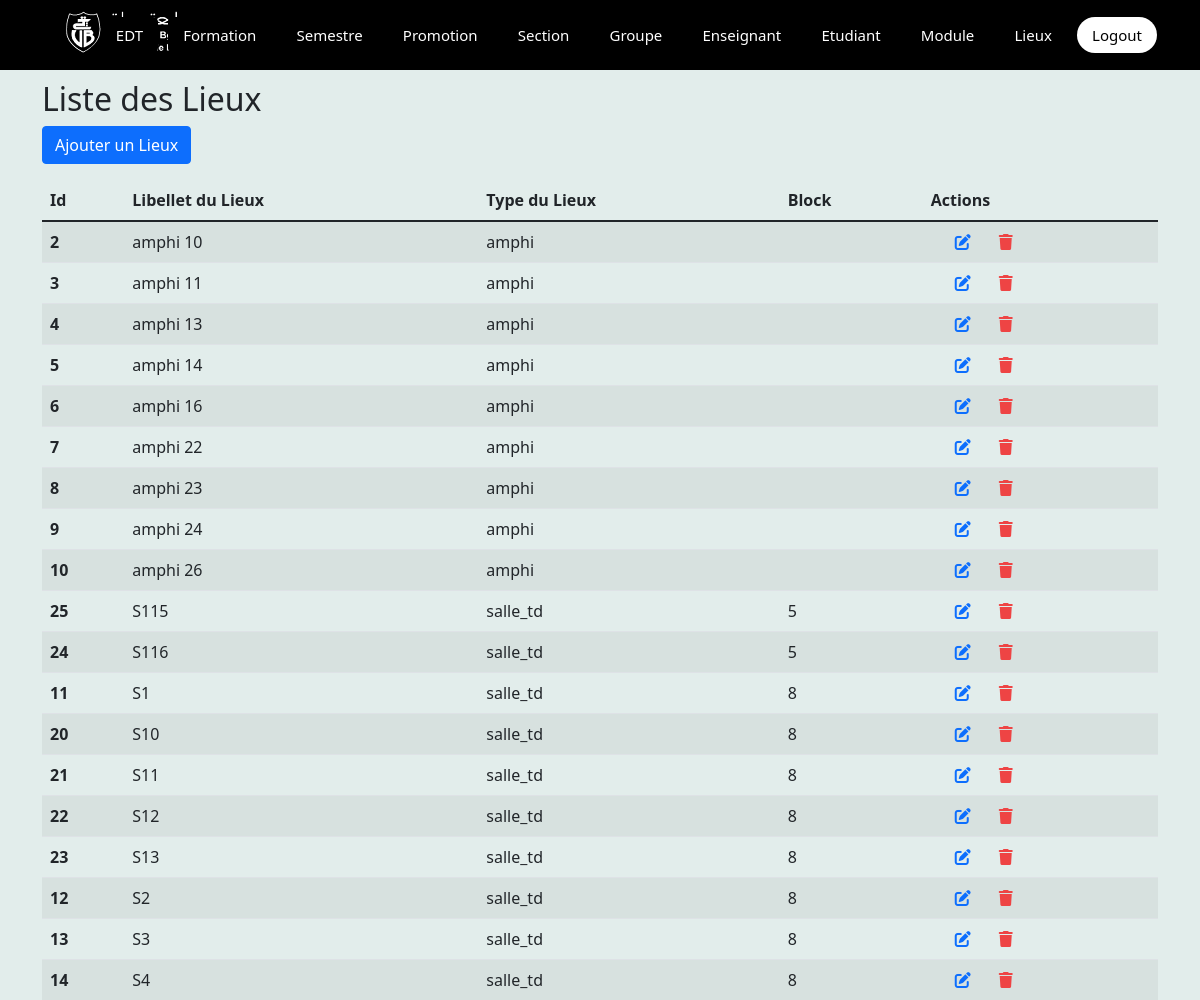
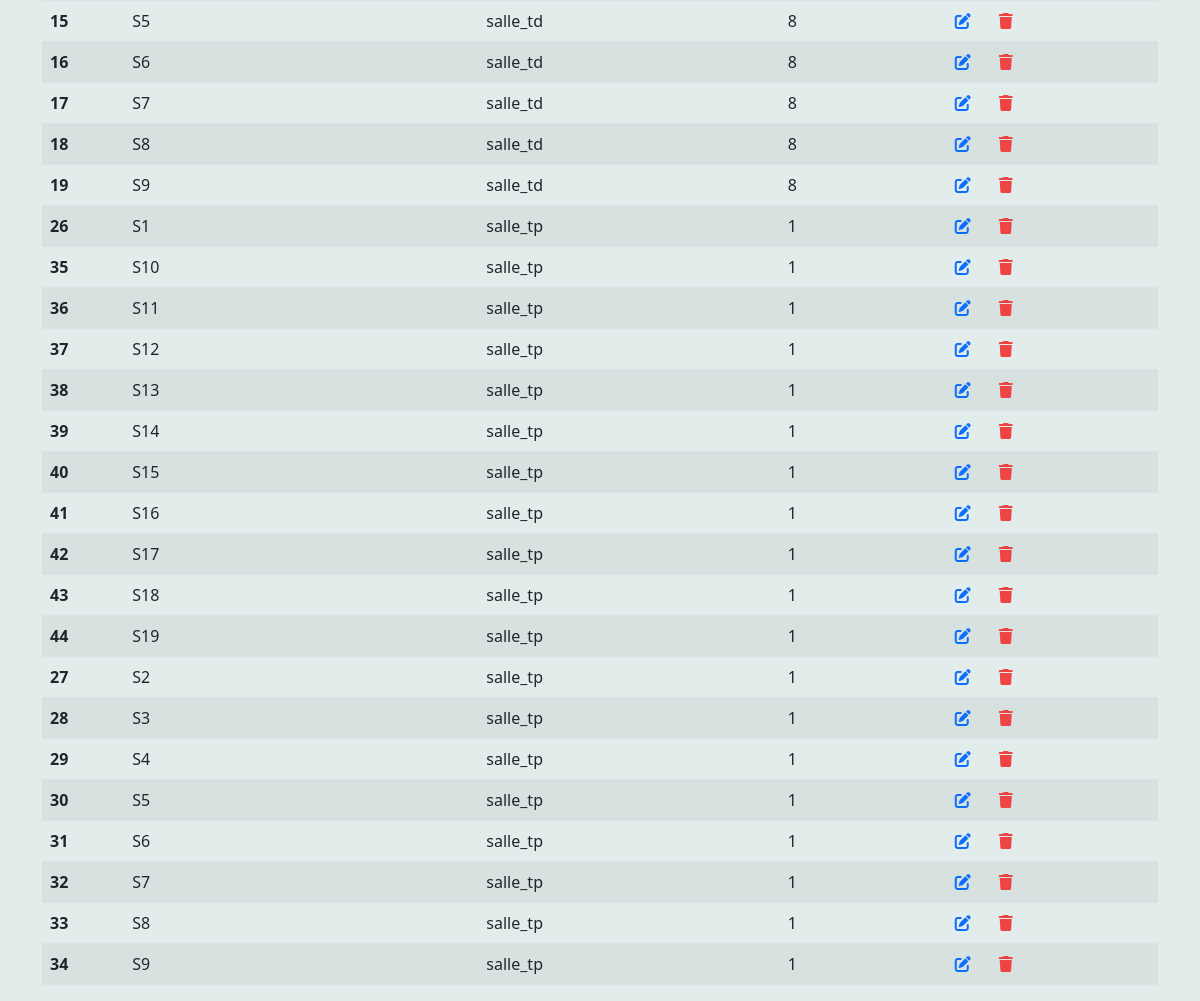
Screenshot of /siteAppFinal/phpAet/viewlieu.php (signed in) with the database file from the repository (2 pictures, top to bottom).
### tables this page shows
CREATE TABLE `lieux` (
  `id_lieux` int(11) NOT NULL,
  `lib_lieux` varchar(255) NOT NULL,
  `type` enum('amphi','salle_td','salle_tp') NOT NULL,
  `block` int(11) DEFAULT NULL
);

### siteAppFinal/phpAet/viewlieu.php (the view, shortened to what this page needs)
<!DOCTYPE html>
<html lang="en">
<head>
    <link rel="stylesheet" href="https://cdn.jsdelivr.net/npm/bootstrap@5.1.3/dist/css/bootstrap.min.css" />
    <link rel="stylesheet" href="https://cdnjs.cloudflare.com/ajax/libs/font-awesome/6.0.0-beta3/css/all.min.css" />
    <link rel="stylesheet" href="../CSSapp/viewlieux.css?jdii" />
</head>
<body>
    <div class="container">
    <h2>Liste des Lieux</h2>
        <div class="row pt-0">
            <a href="../../apprendre/lieux/addlieux.php">
                <buttun class="btn btn-primary" type="button">
                    Ajouter un Lieux</buttun>
            </a>
        </div>
        <table class=" table table-striped mt-3">
            <thead>
                <tr>
                    <th>Id</th>
                    <th>Libellet du Lieux</th>
                    <th>Type du Lieux</th>
                    <th>Block</th>
                    <th>Actions</th>
                </tr>
            </thead>
            <tbody>
                <?php
                require("connexion.php");
                $resultat=$bdEmploiTemps->query("SELECT * from lieux order by type,block,lib_lieux");
                while($tuple=$resultat->fetch()){ ?>
                <tr>
                    <th scope="row"><?php echo $tuple['id_lieux'] ;?></th>
                    <td><?php echo $tuple['lib_lieux']; ?></td>
                    <td><?php echo $tuple['type']; ?></td>
                    <td><?php echo $tuple['block']; ?></td>
                    <td>
                        <a href="update.php?id_lieux=<?php echo $tuple['id_lieux'];?>"class="m-4">
                            <i class="fa fa-edit fa-1x"></i></a>
                        <i class="fa fa-trash fa-1x red-icon" data-bs-toggle="modal"
                            data-bs-target="#exempleModal<?php echo $tuple['id_lieux'];?>"></i>
                    </td>
                </tr>
                <?php }?>
            </tbody>
        </table>
    </div>
</body>
</html>

### siteAppFinal/CSSapp/viewlieux.css (style rules this page uses)
* { margin: 0; padding: 0; box-sizing: border-box; font-family: 'Segoe UI', Tahoma, Geneva, Verdana, sans-serif; }
body { margin-top:80px; position: relative; background-color: rgb(226, 237, 235); }
i[class="fa fa-trash fa-1x red-icon"] { color: rgb(238, 68, 68); }
h2 { margin-top: 10px; }
.container { margin-top: 20px; }

### siteAppFinal/inclusion/nav_bar.php (style rules this page uses)
* { margin: 0; padding: 0; box-sizing: border-box; font-family: 'Segoe UI', Tahoma, Geneva, Verdana, sans-serif; }
body { margin-top:80px; position: relative; background-color: rgb(226, 237, 235); }

### rows the page displays
lieux: id_lieux "2", lib_lieux "amphi 10", type "amphi"
lieux: id_lieux "3", lib_lieux "amphi 11", type "amphi"
lieux: id_lieux "4", lib_lieux "amphi 13", type "amphi"
lieux: id_lieux "5", lib_lieux "amphi 14", type "amphi"
lieux: id_lieux "6", lib_lieux "amphi 16", type "amphi"
lieux: id_lieux "7", lib_lieux "amphi 22", type "amphi"
lieux: id_lieux "8", lib_lieux "amphi 23", type "amphi"
lieux: id_lieux "9", lib_lieux "amphi 24", type "amphi"
lieux: id_lieux "10", lib_lieux "amphi 26", type "amphi"
lieux: id_lieux "25", lib_lieux "S115", type "salle_td", block "5"
lieux: id_lieux "24", lib_lieux "S116", type "salle_td", block "5"
lieux: id_lieux "11", lib_lieux "S1", type "salle_td", block "8"
lieux: id_lieux "20", lib_lieux "S10", type "salle_td", block "8"
lieux: id_lieux "21", lib_lieux "S11", type "salle_td", block "8"
lieux: id_lieux "22", lib_lieux "S12", type "salle_td", block "8"
lieux: id_lieux "23", lib_lieux "S13", type "salle_td", block "8"
lieux: id_lieux "12", lib_lieux "S2", type "salle_td", block "8"
lieux: id_lieux "13", lib_lieux "S3", type "salle_td", block "8"
lieux: id_lieux "14", lib_lieux "S4", type "salle_td", block "8"
lieux: id_lieux "15", lib_lieux "S5", type "salle_td", block "8"
lieux: id_lieux "16", lib_lieux "S6", type "salle_td", block "8"
lieux: id_lieux "17", lib_lieux "S7", type "salle_td", block "8"
lieux: id_lieux "18", lib_lieux "S8", type "salle_td", block "8"
lieux: id_lieux "19", lib_lieux "S9", type "salle_td", block "8"
lieux: id_lieux "26", lib_lieux "S1", type "salle_tp", block "1"
lieux: id_lieux "35", lib_lieux "S10", type "salle_tp", block "1"
lieux: id_lieux "36", lib_lieux "S11", type "salle_tp", block "1"
lieux: id_lieux "37", lib_lieux "S12", type "salle_tp", block "1"
lieux: id_lieux "38", lib_lieux "S13", type "salle_tp", block "1"
lieux: id_lieux "39", lib_lieux "S14", type "salle_tp", block "1"
lieux: id_lieux "40", lib_lieux "S15", type "salle_tp", block "1"
lieux: id_lieux "41", lib_lieux "S16", type "salle_tp", block "1"
lieux: id_lieux "42", lib_lieux "S17", type "salle_tp", block "1"
lieux: id_lieux "43", lib_lieux "S18", type "salle_tp", block "1"
lieux: id_lieux "44", lib_lieux "S19", type "salle_tp", block "1"
lieux: id_lieux "27", lib_lieux "S2", type "salle_tp", block "1"
lieux: id_lieux "28", lib_lieux "S3", type "salle_tp", block "1"
lieux: id_lieux "29", lib_lieux "S4", type "salle_tp", block "1"
lieux: id_lieux "30", lib_lieux "S5", type "salle_tp", block "1"
lieux: id_lieux "31", lib_lieux "S6", type "salle_tp", block "1"
lieux: id_lieux "32", lib_lieux "S7", type "salle_tp", block "1"
lieux: id_lieux "33", lib_lieux "S8", type "salle_tp", block "1"
lieux: id_lieux "34", lib_lieux "S9", type "salle_tp", block "1"
